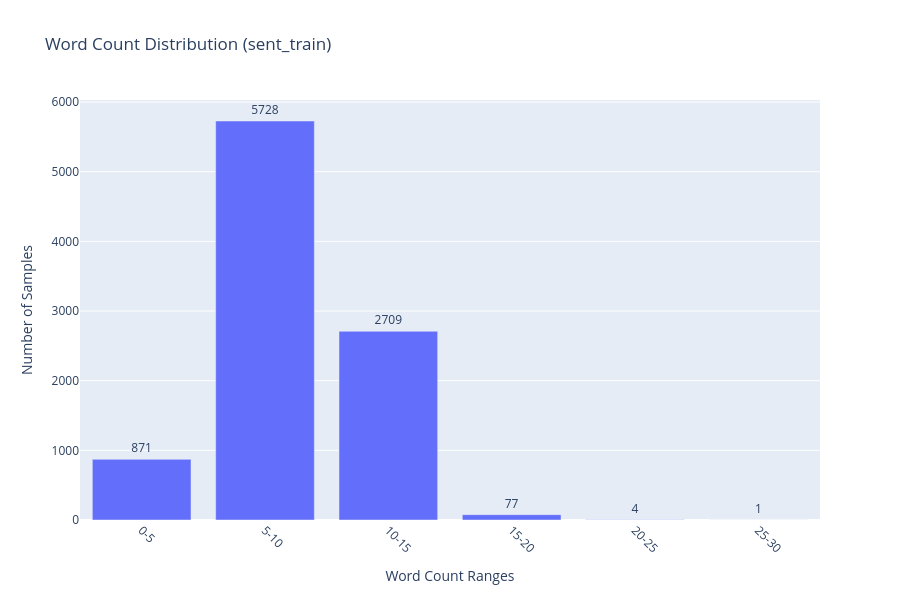

Notebook cell for this chart:
### Markdown cell above
## 4 Wordcount Distribution

### Code cell
df['word_count'] = df['text'].apply(lambda x: len(x.split()))
   
for p in [25, 50, 75, 90, 95, 99]:
    print(f"  {p}th: {df['word_count'].quantile(p/100):.0f}")
bins = np.arange(0, df['word_count'].max() + 5, 5)
hist, bin_edges = np.histogram(df['word_count'], bins=bins)
bin_labels = [f"{int(bin_edges[i])}-{int(bin_edges[i+1])}" for i in range(len(hist))]
 # Print statistics
print(f"Mean: {df['word_count'].mean():.2f}")
print(f"Median: {df['word_count'].median():.2f}")
print(f"Min: {df['word_count'].min()}")
print(f"Max: {df['word_count'].max()}")

print("\nPercentiles:")
fig = go.Figure(data=[go.Bar(
x=bin_labels,
y=hist,
text=hist,
textposition='outside'
)])

fig.update_layout(
title='Word Count Distribution (sent_train)',
xaxis_title='Word Count Ranges',
yaxis_title='Number of Samples',
width=900,
height=600,
showlegend=False,
xaxis={'tickangle': 45}
)

### Figure 1 — Plotly figure (JSON) as saved in the notebook; plotly's stock layout.template omitted (floating-point values rounded to 4 significant figures)
{"data": [{"text": [871.0, 5728.0, 2709.0, 77.0, 4.0, 1.0], "textposition": "outside", "type": "bar", "x": ["0-5", "5-10", "10-15", "15-20", "20-25", "25-30"], "y": [871, 5728, 2709, 77, 4, 1]}], "layout": {"height": 600, "showlegend": false, "title": {"text": "Word Count Distribution (sent_train)"}, "width": 900, "xaxis": {"tickangle": 45, "title": {"text": "Word Count Ranges"}}, "yaxis": {"title": {"text": "Number of Samples"}}}}
